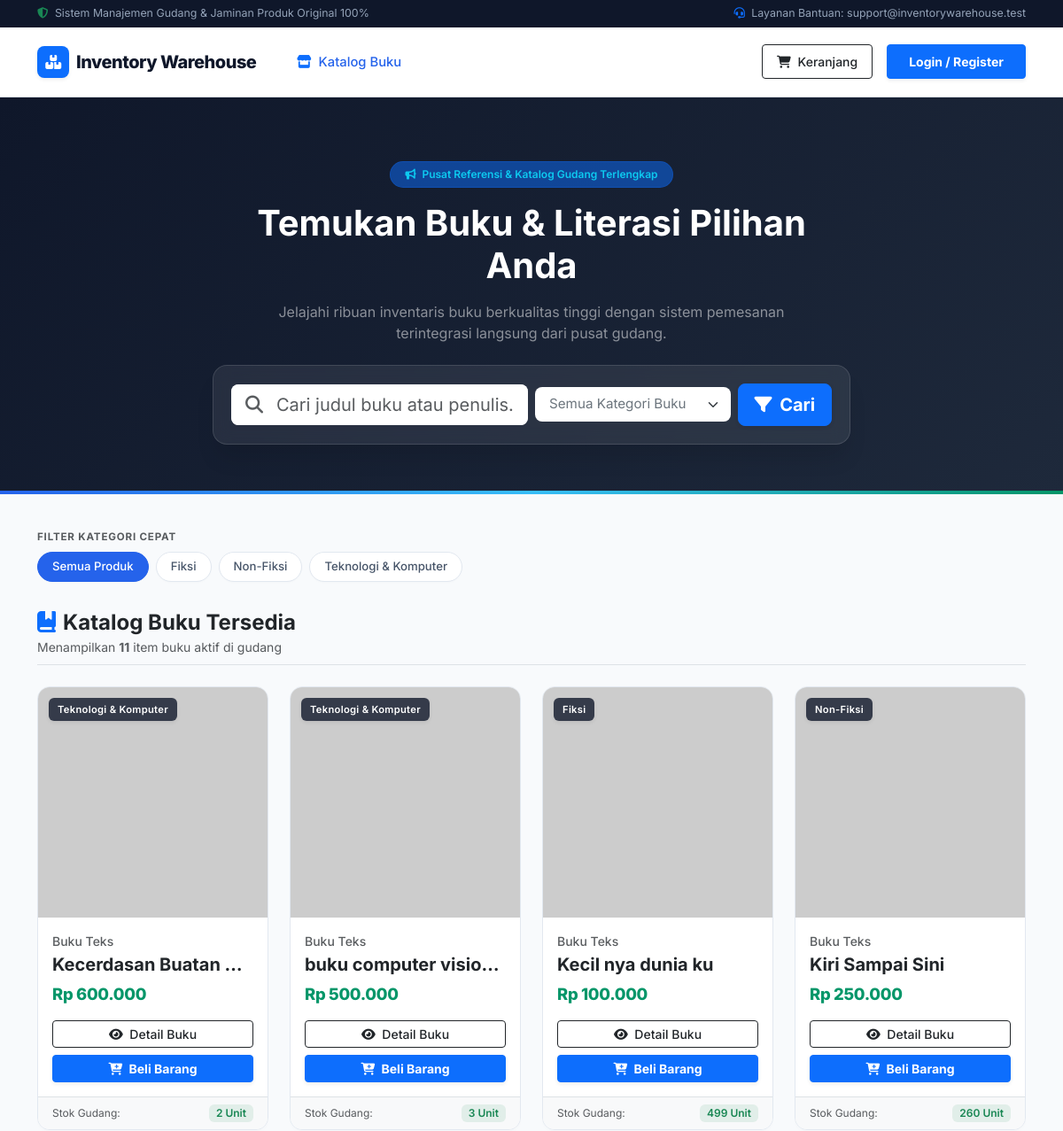
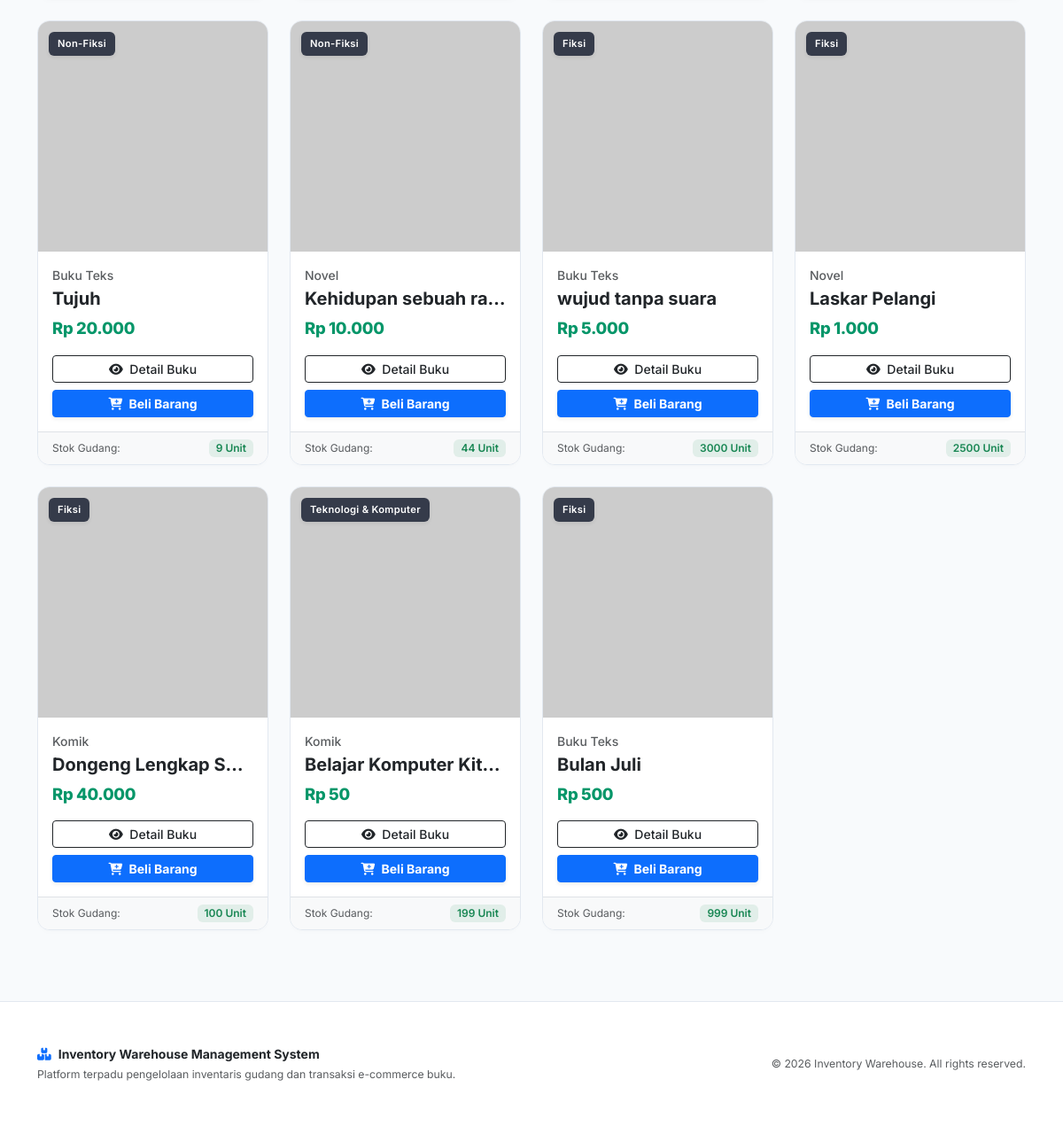
The page / on the database its author committed (2 pictures, top to bottom).
### tables this page shows
CREATE TABLE `kategori` (
  `id_kategori` int(11) NOT NULL,
  `nama_kategori` varchar(100) NOT NULL
);

CREATE TABLE `buku` (
  `id_buku` int(11) NOT NULL,
  `isbn` varchar(50) DEFAULT NULL,
  `id_kategori` int(11) NOT NULL,
  `id_jenis` int(11) NOT NULL,
  `id_supplier` int(11) NOT NULL,
  `judul_buku` varchar(200) NOT NULL,
  `harga_beli` decimal(12,2) NOT NULL,
  `harga_jual` decimal(12,2) NOT NULL,
  `stok` int(11) NOT NULL DEFAULT 0,
  `gambar` varchar(255) NOT NULL,
  `deskripsi` text DEFAULT NULL
);

CREATE TABLE `jenis_buku` (
  `id_jenis` int(11) NOT NULL,
  `nama_jenis` varchar(100) NOT NULL
);

### index.php (the view, shortened to what this page needs)
<?php
$search         = isset($_GET['search']) ? mysqli_real_escape_string($conn, $_GET['search']) : '';
$kategori_filter = isset($_GET['kategori']) ? $_GET['kategori'] : '';
$query_sql = "SELECT buku.*, kategori.nama_kategori, jenis_buku.nama_jenis
              FROM buku
              JOIN kategori ON buku.id_kategori = kategori.id_kategori
              JOIN jenis_buku ON buku.id_jenis = jenis_buku.id_jenis WHERE 1=1";
$query_sql .= " ORDER BY buku.id_buku DESC";
$result_buku   = mysqli_query($conn, $query_sql);
$kategori_res  = mysqli_query($conn, "SELECT * FROM kategori");
$total_produk  = mysqli_num_rows($result_buku);
?>
<!DOCTYPE html>
<html lang="id">
<head>
    <link href="https://cdn.jsdelivr.net/npm/bootstrap@5.3.0/dist/css/bootstrap.min.css" rel="stylesheet">
    <link rel="stylesheet" href="https://cdnjs.cloudflare.com/ajax/libs/font-awesome/6.4.0/css/all.min.css">
</head>
<body>
<div class="top-announcement-bar d-none d-md-block">
    <div class="container d-flex justify-content-between align-items-center">
        <div>
            <i class="fa-solid fa-shield-halved text-success me-1"></i> Sistem Manajemen Gudang & Jaminan Produk Original 100%
        </div>
        <div class="d-flex align-items-center gap-3">
            <span><i class="fa-solid fa-headset me-1 text-primary"></i> Layanan Bantuan: support@inventorywarehouse.test</span>
        </div>
    </div>
</div>
<nav class="navbar navbar-expand-lg navbar-custom sticky-top py-3">
  <div class="container">
    <a class="navbar-brand d-flex align-items-center fs-5" href="index.php">
        <div class="bg-primary text-white rounded-3 p-2 d-flex align-items-center justify-content-center me-2 shadow-sm" style="width: 36px; height: 36px;">
            <i class="fa-solid fa-boxes-stacked fs-6"></i>
        </div>
        <span>Inventory Warehouse</span>
    </a>
    <div class="collapse navbar-collapse" id="navbarNav">
      <ul class="navbar-nav me-auto ms-lg-3">
        <li class="nav-item"><a class="nav-link active" href="index.php"><i class="fa-solid fa-store me-1 text-primary"></i> Katalog Buku</a></li>
      </ul>
      <div class="d-flex align-items-center gap-3 mt-3 mt-lg-0">
        <a href="cart.php" class="btn btn-outline-dark position-relative btn-sm px-3 py-2 fw-medium">
            <i class="fa-solid fa-cart-shopping me-1"></i> Keranjang
        </a>
        <?php if (isset($_SESSION['user'])): ?>
            <div class="dropdown">
                <button class="btn btn-light border dropdown-toggle btn-sm px-3 py-2 fw-semibold d-flex align-items-center" type="button" data-bs-toggle="dropdown">
                    <div class="bg-primary text-white rounded-circle d-flex align-items-center justify-content-center me-2" style="width: 24px; height: 24px; font-size: 0.75rem;">
                        <?= strtoupper(substr($_SESSION['user']['nama'], 0, 1)) ?>
                    </div>
                    <span><?= htmlspecialchars($_SESSION['user']['nama']); ?></span>
                </button>
                <ul class="dropdown-menu dropdown-menu-end shadow-lg border-0 mt-2 p-2 rounded-3">
                    <?php if ($_SESSION['user']['role'] == 'admin'): ?>
                        <li><a class="dropdown-item rounded-2 fw-bold text-primary py-2 mb-1" href="admin/index.php"><i class="fa-solid fa-gauge me-2"></i>Dashboard Admin</a></li>
                        <li><hr class="dropdown-divider my-1"></li>
                    <?php endif; ?>
                    <li><a class="dropdown-item rounded-2 text-danger py-2 fw-medium" href="auth/logout.php"><i class="fa-solid fa-right-from-bracket me-2"></i>Logout</a></li>
                </ul>
            </div>
        <?php else: ?>
            <a href="auth/login.php" class="btn btn-primary btn-sm px-4 py-2 fw-bold shadow-sm">Login / Register</a>
        <?php endif; ?>
      </div>
    </div>
  </div>
</nav>
<div class="hero-section">
    <div class="container px-4">
        <div class="row align-items-center">
            <div class="col-lg-8 mx-auto text-center">
                <span class="badge bg-primary bg-opacity-50 text-info mb-3 px-3 py-2 rounded-pill fw-semibold border border-primary border-opacity-25">
                    <i class="fa-solid fa-bullhorn me-1"></i> Pusat Referensi & Katalog Gudang Terlengkap
                </span>
                <h1 class="fw-bold display-6 mb-3 tracking-tight">Temukan Buku & Literasi Pilihan Anda</h1>
                <p class="text-white-50 mb-4 fs-6 mx-auto" style="max-width: 600px;">
                    Jelajahi ribuan inventaris buku berkualitas tinggi dengan sistem pemesanan terintegrasi langsung dari pusat gudang.
                </p>
                <div class="search-card">
                    <form action="index.php" method="GET" class="row g-2 align-items-center">
                        <div class="col-lg-6 col-md-5">
                            <div class="input-group input-group-lg bg-white rounded-3 overflow-hidden border-0">
                                <span class="input-group-text bg-white border-0 text-muted ps-3"><i class="fa-solid fa-magnifying-glass"></i></span>
                                <input type="text" name="search" class="form-control border-0 shadow-none ps-0" placeholder="Cari judul buku atau penulis..." value="<?= htmlspecialchars($search) ?>">
                            </div>
                        </div>
                        <div class="col-lg-4 col-md-4">
                            <select name="kategori" class="form-select form-select-lg bg-white border-0 shadow-none rounded-3 text-secondary" style="font-size: 0.95rem;">
                                <option value="">Semua Kategori Buku</option>
                                <?php
                                mysqli_data_seek($kategori_res, 0);
                                ?>
                            </select>
                        </div>
                        <div class="col-lg-2 col-md-3">
                            <button type="submit" class="btn btn-primary btn-lg w-100 fw-bold shadow-sm rounded-3 py-2">
                                <i class="fa-solid fa-filter me-1"></i> Cari
                            </button>
                        </div>
                    </form>
                </div>
            </div>
        </div>
    </div>
</div>
<div class="container mb-5">
    <div class="mb-4">
        <div class="d-flex align-items-center justify-content-between mb-2">
            <span class="text-uppercase text-muted fw-bold" style="font-size: 0.725rem; letter-spacing: 0.8px;">Filter Kategori Cepat</span>
        </div>
        <div class="category-chips-container">
            <a href="index.php" class="chip-filter <?= empty($kategori_filter) ? 'active' : '' ?>">Semua Produk</a>
            <?php
            mysqli_data_seek($kategori_res, 0);
            while ($kat_chip = mysqli_fetch_assoc($kategori_res)):
            ?>
                <a href="index.php?kategori=<?= $kat_chip['id_kategori'] ?><?= !empty($search) ? '&search='.urlencode($search) : '' ?>"
                   class="chip-filter <?= $kategori_filter == $kat_chip['id_kategori'] ? 'active' : '' ?>">
                    <?= htmlspecialchars($kat_chip['nama_kategori']) ?>
                </a>
            <?php endwhile; ?>
        </div>
    </div>
    <div class="d-flex justify-content-between align-items-center mb-4 pb-2 border-bottom">
        <div>
            <h4 class="fw-bold text-dark m-0"><i class="fa-solid fa-book-bookmark text-primary me-2"></i>Katalog Buku Tersedia</h4>
            <span class="text-muted small">Menampilkan <strong><?= $total_produk ?></strong> item buku aktif di gudang</span>
        </div>
    </div>
    <div class="row row-cols-1 row-cols-sm-2 row-cols-md-3 row-cols-lg-4 g-4">
        <?php if ($total_produk > 0): ?>
            <?php while ($buku = mysqli_fetch_assoc($result_buku)): ?>
                <?php
                    $nama_gambar = $buku['gambar'] ?? '';
                    if (!empty($nama_gambar) && file_exists("uploads/" . $nama_gambar)) {
                        $src_gambar = "uploads/" . $nama_gambar;
                    } else {
                        $src_gambar = "https://placehold.co/300x400/e2e8f0/1e293b?text=No+Cover";
                    }
                ?>
                <div class="col">
                    <div class="card card-product h-100 d-flex flex-column">
                        <div class="card-img-wrapper">
                            <span class="badge-category-float shadow-sm"><?= htmlspecialchars($buku['nama_kategori']) ?></span>
                            <img src="<?= $src_gambar ?>"
                                 onerror="this.onerror=null; this.src='https://placehold.co/300x400/e2e8f0/1e293b?text=No+Cover';"
                                 class="card-img-top"
                                 alt="<?= htmlspecialchars($buku['judul_buku']) ?>">
                        </div>
                        <div class="card-body d-flex flex-column p-3">
                            <div class="text-muted small fw-medium mb-1 text-truncate"><?= htmlspecialchars($buku['nama_jenis']) ?></div>
                            <h5 class="card-title text-truncate fw-bold text-dark mb-2" title="<?= htmlspecialchars($buku['judul_buku']) ?>">
                                <?= htmlspecialchars($buku['judul_buku']) ?>
                            </h5>
                            <div class="mb-3">
                                <span class="price-tag">Rp <?= number_format($buku['harga_jual'], 0, ',', '.') ?></span>
                            </div>
                            <div class="mt-auto d-grid gap-2">
                                <a href="detail_buku.php?id=<?= $buku['id_buku'] ?>" class="btn btn-outline-dark btn-sm fw-medium py-1.5">
                                    <i class="fa-solid fa-eye me-1"></i> Detail Buku
                                </a>
                                <a href="cart.php?action=add&id=<?= $buku['id_buku'] ?>" class="btn btn-primary btn-sm fw-bold shadow-sm py-1.5">
                                    <i class="fa-solid fa-cart-plus me-1"></i> Beli Barang
                                </a>
                            </div>
                        </div>
                        <div class="card-footer bg-light border-top border-0 py-2 px-3 d-flex justify-content-between align-items-center">
                            <span class="text-muted" style="font-size: 0.75rem;">Stok Gudang:</span>
                            <span class="badge <?= $buku['stok'] > 0 ? 'bg-success bg-opacity-10 text-success' : 'bg-danger bg-opacity-10 text-danger' ?> fw-semibold px-2 py-1">
                                <?= $buku['stok'] > 0 ? $buku['stok'] . ' Unit' : 'Habis' ?>
                            </span>
                        </div>
                    </div>
                </div>
            <?php endwhile; ?>
        <?php endif; ?>
    </div>
</div>
<footer>
    <div class="container text-center">
        <div class="row gy-3 align-items-center">
            <div class="col-md-6 text-md-start">
                <span class="fw-bold text-dark"><i class="fa-solid fa-boxes-stacked text-primary me-2"></i>Inventory Warehouse Management System</span>
                <p class="small text-muted mb-0 mt-1">Platform terpadu pengelolaan inventaris gudang dan transaksi e-commerce buku.</p>
            </div>
            <div class="col-md-6 text-md-end text-muted small">
                <p class="mb-0">&copy; <?= date('Y') ?> Inventory Warehouse. All rights reserved.</p>
            </div>
        </div>
    </div>
</footer>
</body>
</html>

### index.php (style rules this page uses)
:root { --font-family: 'Inter', system-ui, -apple-system, sans-serif; --bg-body: #f8fafc; --primary-dark: #0f172a; --accent-blue: #2563eb; --accent-emerald: #059669; --border-color: #e2e8f0; }
body { font-family: var(--font-family); background-color: var(--bg-body); color: #334155; margin: 0; padding: 0; }
.top-announcement-bar { background-color: var(--primary-dark); color: #94a3b8; font-size: 0.775rem; padding: 6px 0; }
.navbar-custom { background-color: #ffffff; border-bottom: 1px solid var(--border-color); box-shadow: 0 1px 2px 0 rgba(0, 0, 0, 0.03); }
.navbar-brand { color: var(--primary-dark) !important; font-weight: 800; letter-spacing: -0.5px; }
.navbar-nav .nav-link { color: #475569 !important; font-weight: 500; font-size: 0.925rem; padding: 0.5rem 0.85rem !important; transition: color 0.15s ease-in-out; }
.navbar-nav .nav-link:hover, .navbar-nav .nav-link.active { color: var(--accent-blue) !important; }
.hero-section { background: linear-gradient(135deg, #0f172a 0%, #1e293b 100%); color: #ffffff; padding: 4.5rem 0 3.5rem 0; margin-bottom: 2.5rem; position: relative; overflow: hidden; }
.hero-section::after { content: ''; position: absolute; bottom: 0; left: 0; right: 0; height: 4px; background: linear-gradient(90deg, #2563eb, #38bdf8, #059669); }
.search-card { background: rgba(255, 255, 255, 0.08); backdrop-filter: blur(10px); border: 1px solid rgba(255, 255, 255, 0.12); border-radius: 16px; padding: 1.25rem; box-shadow: 0 20px 25px -5px rgba(0, 0, 0, 0.1); }
.category-chips-container { display: flex; gap: 8px; overflow-x: auto; padding-bottom: 8px; scrollbar-width: thin; }
.chip-filter { background-color: #ffffff; border: 1px solid var(--border-color); color: #475569; font-size: 0.825rem; font-weight: 500; padding: 6px 16px; border-radius: 50rem; text-decoration: none; white-space: nowrap; transition: all 0.2s; box-shadow: 0 1px 2px rgba(0,0,0,0.02); }
.chip-filter:hover, .chip-filter.active { background-color: var(--accent-blue); border-color: var(--accent-blue); color: #ffffff; }
.card-product { border: 1px solid var(--border-color); border-radius: 14px; background-color: #ffffff; transition: all 0.25s ease; box-shadow: 0 4px 6px -1px rgba(0, 0, 0, 0.01), 0 2px 4px -1px rgba(0, 0, 0, 0.01); overflow: hidden; }
.card-img-wrapper { position: relative; background-color: #f1f5f9; height: 260px; overflow: hidden; }
.card-img-top { width: 100%; height: 100%; object-fit: cover; transition: transform 0.4s cubic-bezier(0.16, 1, 0.3, 1); }
.badge-category-float { position: absolute; top: 12px; left: 12px; background: rgba(15, 23, 42, 0.8); backdrop-filter: blur(6px); color: #ffffff; font-size: 0.7rem; font-weight: 600; padding: 5px 10px; border-radius: 6px; letter-spacing: 0.3px; }
.price-tag { color: var(--accent-emerald); font-weight: 800; font-size: 1.15rem; letter-spacing: -0.3px; }
footer { background-color: #ffffff; border-top: 1px solid var(--border-color); color: #64748b; padding: 3rem 0; margin-top: 5rem; font-size: 0.875rem; }

### rows shown on the page
kategori: nama_kategori "Fiksi"
kategori: nama_kategori "Non-Fiksi"
kategori: nama_kategori "Teknologi & Komputer"
buku: id_kategori.nama_kategori "Teknologi & Komputer", id_jenis.nama_jenis "Buku Teks", judul_buku "Kecerdasan Buatan…", harga_jual "600.000", stok "2"
buku: id_kategori.nama_kategori "Teknologi & Komputer", id_jenis.nama_jenis "Buku Teks", judul_buku "buku computer visio…", harga_jual "500.000", stok "3"
buku: id_kategori.nama_kategori "Fiksi", id_jenis.nama_jenis "Buku Teks", judul_buku "Kecil nya dunia ku", harga_jual "100.000", stok "499"
buku: id_kategori.nama_kategori "Non-Fiksi", id_jenis.nama_jenis "Buku Teks", judul_buku "Kiri Sampai Sini", harga_jual "250.000", stok "260"
buku: id_kategori.nama_kategori "Non-Fiksi", id_jenis.nama_jenis "Buku Teks", judul_buku "Tujuh", harga_jual "20.000", stok "9"
buku: id_kategori.nama_kategori "Non-Fiksi", id_jenis.nama_jenis "Novel", judul_buku "Kehidupan sebuah ra…", harga_jual "10.000", stok "44"
buku: id_kategori.nama_kategori "Fiksi", id_jenis.nama_jenis "Buku Teks", judul_buku "wujud tanpa suara", harga_jual "5.000", stok "3000"
buku: id_kategori.nama_kategori "Fiksi", id_jenis.nama_jenis "Novel", judul_buku "Laskar Pelangi", harga_jual "1.000", stok "2500"
buku: id_kategori.nama_kategori "Fiksi", id_jenis.nama_jenis "Komik", judul_buku "Dongeng Lengkap S…", harga_jual "40.000", stok "100"
buku: id_kategori.nama_kategori "Teknologi & Komputer", id_jenis.nama_jenis "Komik", judul_buku "Belajar Komputer Kit…", harga_jual "50", stok "199"
buku: id_kategori.nama_kategori "Fiksi", id_jenis.nama_jenis "Buku Teks", judul_buku "Bulan Juli", harga_jual "500", stok "999"

### other values the page prints
$total_produk "11"
